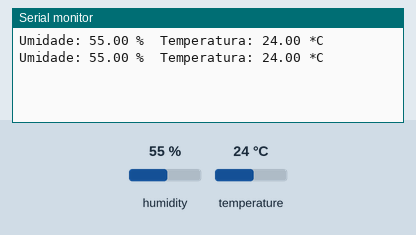
Simulated run of this sketch. Board: ESP32. Parts: the last lines printed to the serial monitor. The inputs (shaded band) are chosen by the test bench; at power-on: humidity 55 %, temperature 24 °C.

Above: at 4.8 s.
4.9 s: humidity set to 22 %
At 7.2 s:
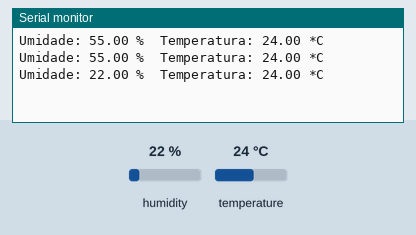
7.9 s: temperature set to 12 °C
At 8.9 s:
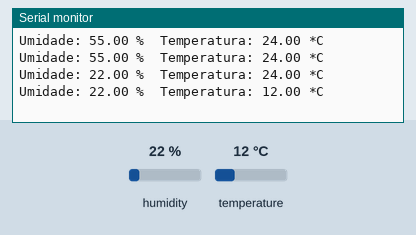
10.9 s: humidity set to 40 %
At 12.3 s:
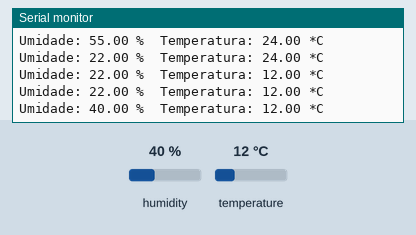
Timing chart, 0 to 13.9 s (numbered marks = the images above; inputs shaded):
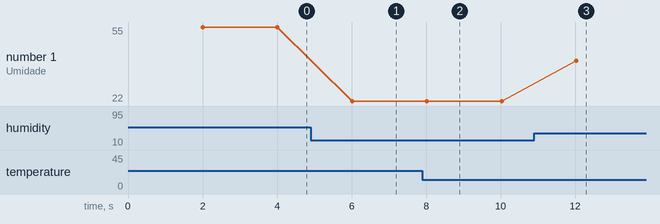

Measured:
- after the input at 4.9 s, the serial monitor: prints a new line after 1.1 s (image 1)
- after the input at 7.9 s, the serial monitor: prints a new line after 0.12 s (image 2)
- after the input at 10.9 s, the serial monitor: prints a new line after 1.1 s (image 3)
- plotted number 1: 55 → 22 after the input at 4.9 s, 22 → 40 after the input at 10.9 s

The sketch:

serial_only.ino
```cpp
#include "DHT.h"

// Defina o pino do sensor e o tipo de sensor
#define DHTPIN 4
#define DHTTYPE DHT22

// Inicialize o objeto DHT
DHT dht(DHTPIN, DHTTYPE);

void setup() {
  Serial.begin(115200);
  dht.begin();
}

void loop() {
  // Aguarde alguns segundos entre as leituras
  delay(2000);

  // Leitura da temperatura e da umidade
  float humidity = dht.readHumidity();
  float temperature = dht.readTemperature();

  // Verifica se as leituras falharam e tenta novamente
  if (isnan(humidity) || isnan(temperature)) {
    Serial.println("Falha ao ler do sensor DHT!");
    return;
  }

  // Exibe os valores no Serial Monitor
  Serial.print("Umidade: ");
  Serial.print(humidity);
  Serial.print(" %\t");
  Serial.print("Temperatura: ");
  Serial.print(temperature);
  Serial.println(" *C");
}
```
